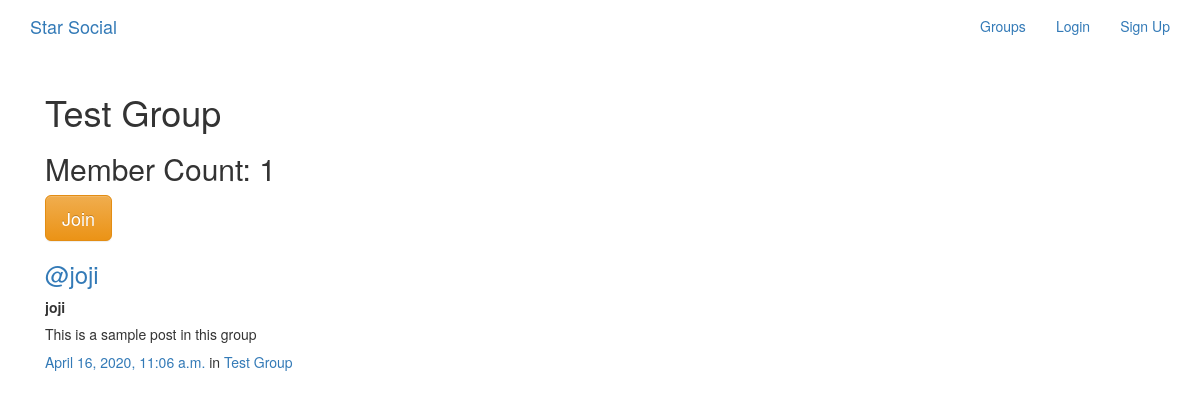
The page /groups/posts/in/test-group/ on the database its author committed.
### groups/models.py (models this page shows, shortened)
class Group(models.Model):
    name = models.CharField(max_length=255, unique=True)
    slug = models.SlugField(allow_unicode=True, unique=True)
    description = models.TextField(blank=True, default='')
    description_html = models.TextField(editable=False, default='', blank=True)
    members = models.ManyToManyField(User,through="GroupMember")
    class Meta:
        ordering = ["name"]

### posts/models.py (models this page shows, shortened)
class Post(models.Model):
    user = models.ForeignKey(User, related_name="posts",on_delete=models.CASCADE)
    created_at = models.DateTimeField(auto_now=True)
    message = models.TextField()
    message_html = models.TextField(editable=False)
    group = models.ForeignKey(Group, related_name="posts",null=True, blank=True,on_delete=models.CASCADE)
    class Meta:
        ordering = ["-created_at"]
        unique_together = ["user", "message"]

### groups/views.py (the view)
# urls.py: path("posts/in/<slug>/",views.SingleGroup.as_view(),name="single"),
class SingleGroup(generic.DetailView):
    model = Group

### groups/templates/groups/group_detail.html (shortened to what this page needs)
{% extends "groups/group_base.html" %}
{% block pregroup %}
<div class="container">
  <h1>{{group.name}}</h1>
  <h2> Member Count: {{group.members.count}}</h2>
  <div class="content">
  	{% if user in group.members.all %}
  		<a href="{% url 'groups:leave' slug=group.slug %}" class="btn btn-lg btn-warning"><span class="fa fa-times-circle-o"></span> Leave</a>
  	{% else %}
  		<a href="{% url 'groups:join' slug=group.slug %}" class="btn btn-lg btn-warning"> Join</a>
  	{% endif %}
  </div>
</div>
{% endblock %}
{% block group_content %}
<div class="col-md-8">
	{% if group.posts.count == 0 %}
	<h2>No posts in this group yet!</h2>
	{% else %}
		{% for post in group.posts.all %}
			{% include "posts/_post.html" %}
		{% endfor %}
	{% endif %}
</div>
{% endblock %}

### posts/templates/posts/_post.html (shortened to what this page needs)
<div class="media">
	<h3 class="mr-5"><a href="{% url 'posts:for_user' username=post.user.username %}">@{{ post.user.username }}</a></h3>
	<div class="media-body">
		<strong>{{ post.user.username }}</strong>
		<h5>{{ post.message_html|safe }}</h5>
			<time class="time"><a href="{% url 'posts:single' username=post.user.username pk=post.pk %}">{{ post.created_at }}</a></time>
			{% if post.group %}
			<span class="group-name">in <a href="#">{{ post.group.name }}</a></span>
			{% endif %}
	</div>
</div>

### rows shown on the page
Group: name "Test Group", members.count "1"
Post: user.username "joji", message_html "This is a sample post in this group", created_at "April 16, 2020, 11:06 a.m.", group.name "Test Group"
